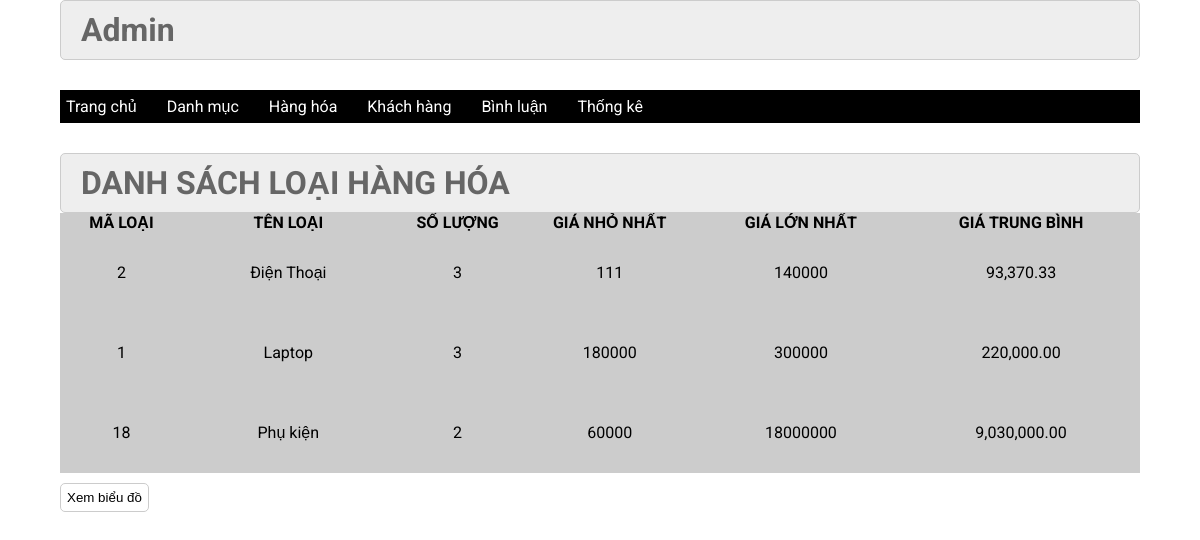
The page /admin/index.php?act=thongke on the database its author committed.
### tables this page shows
CREATE TABLE `danhmuc` (
  `id` int(11) NOT NULL,
  `name` varchar(255) NOT NULL
);

### model/pdo.php (called while the page is built, shortened)
<?php
function pdo_get_connection(){
    $servername = "localhost";
    $username = "root";
    $password = "";
    try {
        $conn = new PDO("mysql:host=$servername;dbname=xshop", $username, $password);
        $conn->setAttribute(PDO::ATTR_ERRMODE, PDO::ERRMODE_EXCEPTION);
        return $conn;
    } catch(PDOException $e) {
        echo "Connection failed: " . $e->getMessage();
    }
}
function pdo_query($sql){
    $sql_args=array_slice(func_get_args(),1);
    try{
        $conn=pdo_get_connection();
        $stmt=$conn->prepare($sql);
        $stmt->execute($sql_args);
        $rows=$stmt->fetchAll();
        return $rows;
    }
    catch(PDOException $e){
        throw $e;
    }
    finally{
        unset($conn);
    }
}
?>

### model/thongke.php (called while the page is built)
<?php
function load_thongke_sanpham_danhmuc(){
    $sql = "SELECT dm.id, dm.name, COUNT(*) 'soluong', MIN(price) 'gia_min', MAX(price) 'gia_max', AVG(price) 'gia_avg' FROM danhmuc
    dm JOIN sanpham sp ON dm.id = sp.iddm GROUP BY dm.id, dm.name ORDER BY soluong DESC";
    return pdo_query($sql);
}
?>

### admin/thongke/list.php (the view, shortened to what this page needs)
<!DOCTYPE html>
<html lang="en">
<head>
    <link rel="stylesheet" href="css/css.css">
</head>
<body>
        <div class="row2">
         <div class="row2 font_title">
          <h1>DANH SÁCH LOẠI HÀNG HÓA</h1>
         </div>
         <div class="row2 form_content ">
          <form action="#" method="POST">
           <div class="row2 mb10 formds_loai">
           <table>
            <tr>
                <th>MÃ LOẠI</th>
                <th>TÊN LOẠI</th>
                <th>SỐ LƯỢNG</th>
                <th>GIÁ NHỎ NHẤT</th>
                <th>GIÁ LỚN NHẤT</th>
                <th>GIÁ TRUNG BÌNH</th>
            </tr>
            <?php
                foreach ($dsthongke as $thongke) {
                   extract($thongke);
            ?>
               <tr>
                    <td><?php echo $id ?></td>
                    <td><?php echo $name ?></td>
                    <td><?php echo $soluong ?></td>
                    <td><?php echo $gia_min ?></td>
                    <td><?php echo $gia_max ?></td>
                    <td><?php echo number_format($gia_avg, 2); ?></td>
               </tr>
            <?php
                    }
            ?>
           </table>
           </div>
           <div class="row mb10 ">
            <a href="index.php?act=bieudo"> <input  class="mr20" type="button" value="Xem biểu đồ"></a>
           </div>
          </form>
         </div>
        </div>
</body>
</html>

### css/css.css (style rules this page uses)
:root { --white-color:#fff; --black-color:#000; --text-color:#333; }
* { margin:0; padding:0; box-sizing:border-box; }
body { font-family:'Roboto', sans-serif; }
.row { display:flex; width:100%; }
.row2 { float:left; width:100%; }
.mb10 { margin-bottom:10px; }
form { text-align:center; }
.form_account input[type="reset"], .form_account input[type="submit"], .form_content input[type="submit"], .form_content input[type="reset"], .form_content input[type="button"] { padding:6px; background:white; border:1px solid #CCC; border-radius:5px; }
.font_title { background-color:#EEE; border:1px #CCC solid; color:#666; border-radius:5px; padding:10px 20px; }
.mr20 { margin-right:10px; }
.formds_loai table { width:100%; border-collapse:collapse; background-color:#ccc; padding:40px; }
.formds_loai table td { padding:10px 20px; border:1px #ccc solid; padding:30px; }

### rows shown on the page
danhmuc: id "2", name "Điện Thoại", soluong "3", gia_min "111", gia_max "140000", gia_avg "93,370.33"
danhmuc: id "1", name "Laptop", soluong "3", gia_min "180000", gia_max "300000", gia_avg "220,000.00"
danhmuc: id "18", name "Phụ kiện", soluong "2", gia_min "60000", gia_max "18000000", gia_avg "9,030,000.00"
